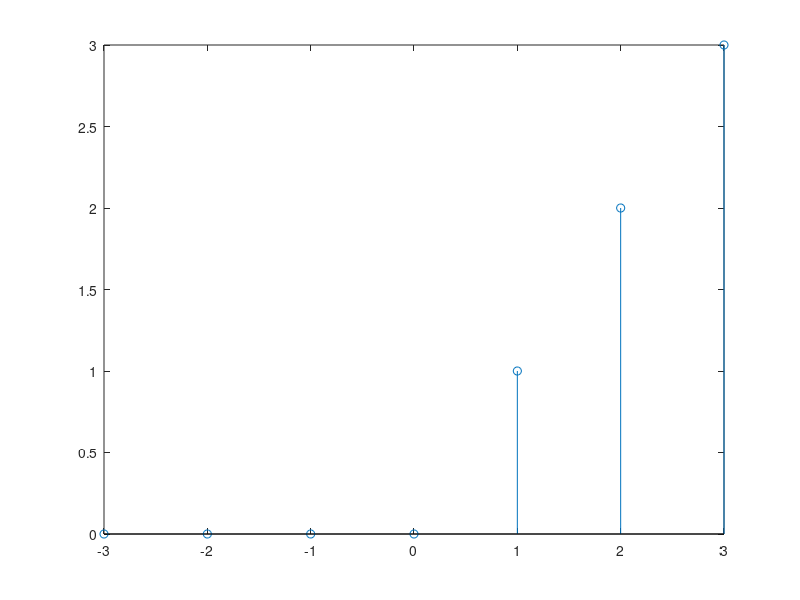
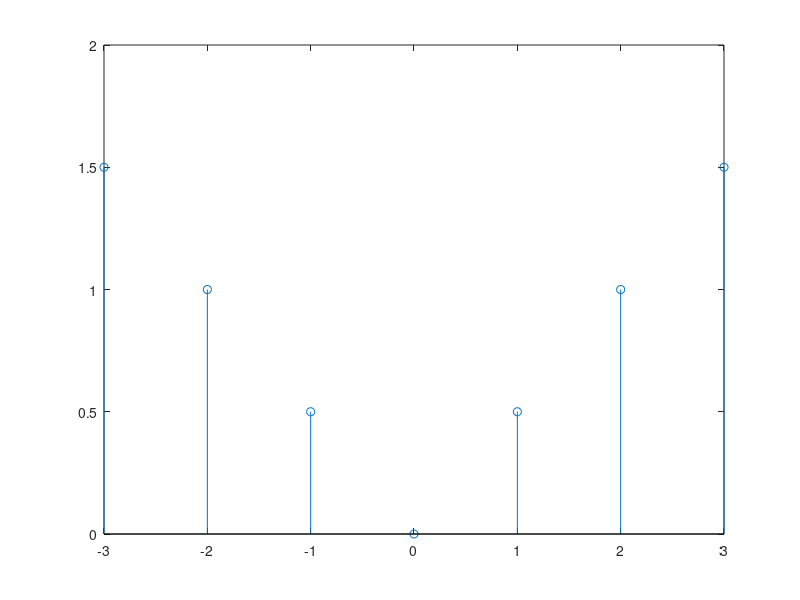
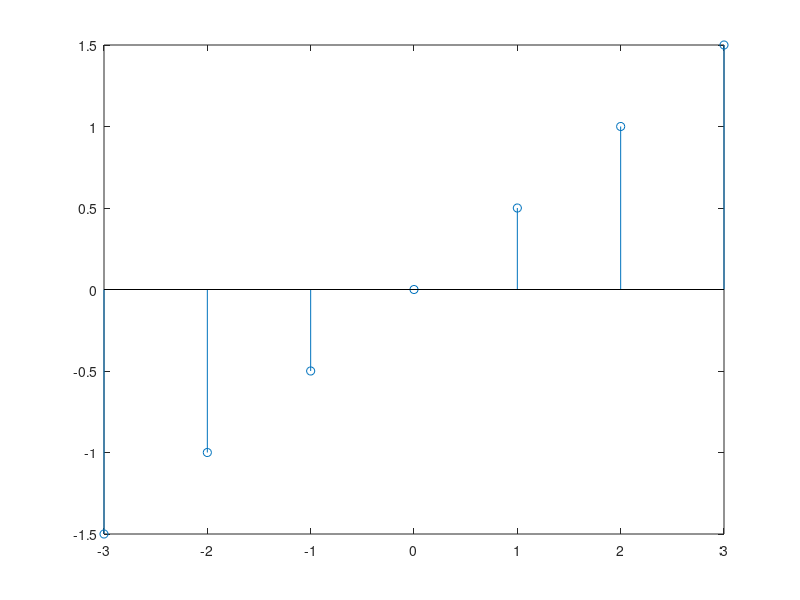
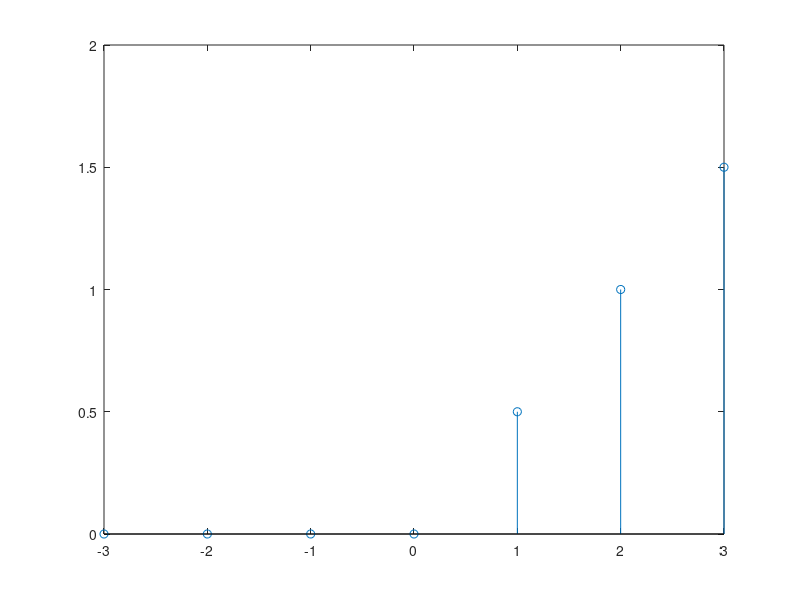

Write MATLAB code to recreate these figures, in order.
clc;
clear all;
close all;

n = -3:3;
n0 = 0;
x = zeros(1,length(n));
for i=1:length(n)
    if n(i) > n0
        x(i) = n(i) - n0;
    else
        x(i) = 0;
    end
end

xplus = x;
xneg = fliplr(x);
xeven = 0.5*(xplus+xneg);
xodd = 0.5*(xplus-xneg);
stem(n,x);
figure("Name", "Even")
stem(n,xeven);
figure("Name", "Odd")
stem(n,xodd);
figure("Name", "Main Signal")
stem(n, (xodd + xeven)/2)
